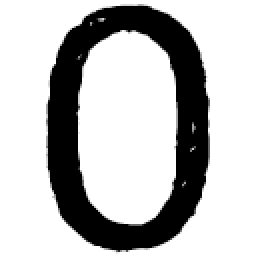
#> input picture trainingImages/0/0000000.png, 128 x 128 px (shown 2 times larger); its folder holds only this picture in this run
$ python generateTrainingSetsfrom_Images.py
#> lines starting #> are read from the running program, lines starting #| are printed output that depends on the picture; after the words box and inside, x2 and y2 are one past the last pixel; in counts of white or black regions, pixels touching at a corner belong together
### processImage_of_Training_Image.py
import os,math
import numpy as np
import cv2
home=os.getcwd()+"/trainingImages"
path = []
for paths,subdirs,content_files in os.walk(home):
	path.append(paths)
#> pass 2 of the loop `for paths,subdirs,content_files in os.walk(home):`:

path.remove(path[0])
path.sort()


def cropImage(img):	#Crops Image to the boundary if needed
	rows = img.shape[0]
	columns = img.shape[1]
	tlx=tly=bry=brx=0
	flag = 0

	for x in range(1,rows):
		for y in range(columns):
			if img[x,y]==0:
				flag = 1
				tly = x
				break

		if flag == 1:
			flag = 0
			break

	for x in range(rows-1,0,-1):
		for y in range(columns):
			if img[x,y]==0:
				flag =1
				bry=x
				break

		if flag == 1:
			flag = 0
			break


	for y in range(1,columns):
		for x in range(rows):
			if img[x,y]==0:
				flag =1
				tlx = y
				break

		if flag ==1:
			flag = 0
			break

	for y in range(columns-1,0,-1):
		for x in range(rows):
			if img[x,y]==0:
				flag = 1
				brx =y
				break

		if flag==1:
			flag = 0
			break

	croppedImage = img[tly:bry,tlx:brx]
	return croppedImage

def scaleImage(img):		#Scales to 16x16 image if needed
	scaledImage = np.zeros((16,16), dtype=np.uint8)
	rows = img.shape[0]
	columns = img.shape[1]
	for x in range(16):
		for y in range(16):
			yd =math.ceil(y*columns/16)
			xd = math.ceil(x*rows/16)

			scaledImage[x,y]= img[int(xd),int(yd)]
	return scaledImage


def generateBinaryData():
	"""
	Crawls through the trainingset directory and generates the training sets
	and writes it to trainingsets.txt
	trainingsets contains 1 for white pixel and 0 for black pixel and output
	is appended in the last of training set
	"""
	for single_directory in path:
		folder = single_directory
		#print folder
		for paths,subdirs,content_files in os.walk(folder):
			for each_file in content_files:
				file_path = folder+"/"+each_file
				img = cv2.imread(file_path,cv2.IMREAD_GRAYSCALE)
#> img is the input picture: shape (128, 128); min 0, max 255, mean 188.3
				ret,output = cv2.threshold(img,127,255,cv2.THRESH_BINARY)
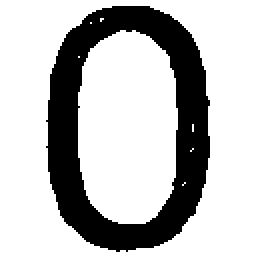
#> output: shape (128, 128) (shown 2 times larger); 74% white; 1 black region, box (x1, y1, x2, y2) and area: (23, 3, 105, 126) 4258

				width, height = img.shape
#> width = 128; height = 128

				if width != 16 or height != 16:
					img_cropped = cropImage(output)
#> in cropImage, `croppedImage = img[tly:bry,tlx:brx]`:
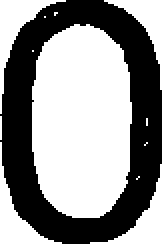
#> croppedImage: shape (122, 81) (shown 2 times larger); 57.1% white; 1 black region, box (x1, y1, x2, y2) and area: (0, 0, 81, 122) 4241
					output = scaleImage(img_cropped)

				# #th2 = cv2.adaptiveThreshold(img,255,cv2.ADAPTIVE_THRESH_GAUSSIAN_C, cv2.THRESH_BINARY,11,2)
				# #scaled = cv2.resize(img_cropped,(16,16),interpolation = cv2.INTER_AREA)
				# #ret,th2 = cv2.threshold(scaled,127,255,cv2.THRESH_BINARY)

				#cv2.imshow("croppedImage",output)
				#cv2.waitKey(0)
				#cv2.destroyAllWindows()
				f=open("trainsets.txt","a")
				for x in output :
					for y in x:
				 		if y == 255:
				 			y = 1
				 		f.write(str(y)+",")
#> this loop made 16 passes
#> x on pass 2: [255, 255, 255, 255, 0, 0, 0, 0, 0, 0, 0, 0, 0, 0, 255, 255]
#> after the loop, y = 1

				f.write(folder[-1:]+"\n")
				f.close()
				print ("."),
#> pass 2 of the loop in generateBinaryData, `for single_directory in path:`:
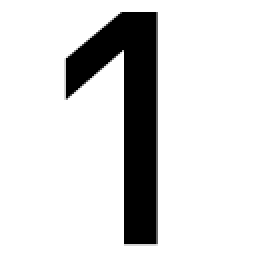
#> input picture trainingImages/1/000.png, 128 x 128 px (shown 2 times larger)
#> in generateBinaryData, img is the input picture: shape (128, 128); min 0, max 255, mean 215.8
#> in generateBinaryData, `ret,output = cv2.threshold(img,127,255,cv2.THRESH_BINARY)`:
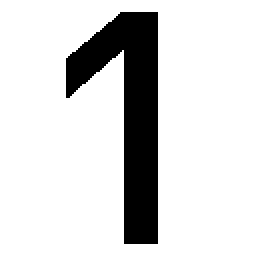
#> output: shape (128, 128) (shown 2 times larger); 84.4% white; 1 black region, box (x1, y1, x2, y2) and area: (33, 6, 79, 122) 2553
#> in cropImage (call 2), `croppedImage = img[tly:bry,tlx:brx]`:
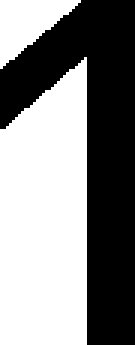
#> croppedImage: shape (115, 45) (shown 3 times larger); 53.2% white; 1 black region, box (x1, y1, x2, y2) and area: (0, 0, 45, 115) 2421
#> the loop in generateBinaryData, `for x in output :` made 16 passes
#> x on passes 3 to 5: [255, 255, 255, 0, 0, 0, 0, 0, 0, 0, 0, 0, 0, 0, 0, 0], [255, 0, 0, 0, 0, 0, 0, 0, 0, 255, 0, 0, 0, 0, 0, 0], [0, 0, 0, 0, 0, 0, 255, 255, 255, 255, 0, 0, 0, 0, 0, 0]
#> after the loop in generateBinaryData, `for x in output :`: y = 0

### generateTrainingSetsfrom_Images.py
from processImage_of_Training_Image import generateBinaryData, scaleImage, cropImage
generateBinaryData()
print("\nTraining sets updated")
